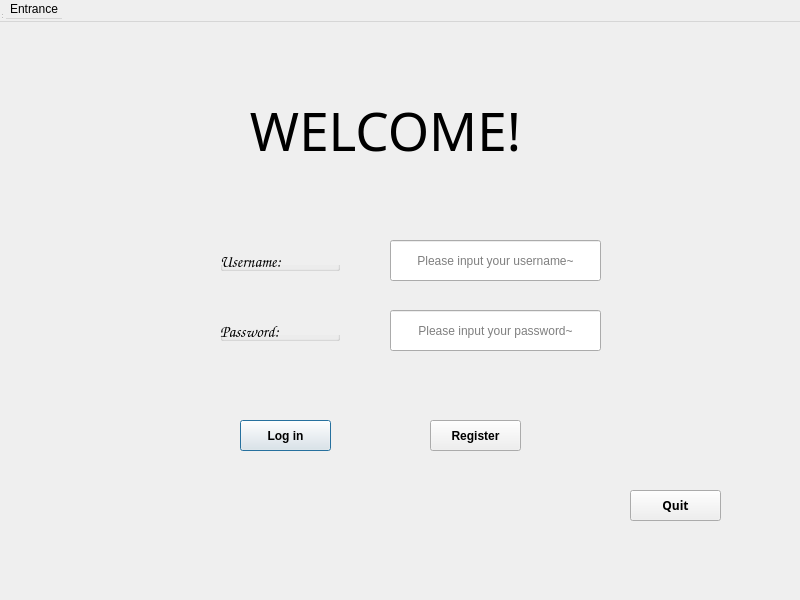
<?xml version="1.0" encoding="UTF-8"?>
<ui version="4.0">
 <class>loginDlg</class>
 <widget class="QDialog" name="loginDlg">
  <property name="windowModality">
   <enum>Qt::WindowModal</enum>
  </property>
  <property name="geometry">
   <rect>
    <x>0</x>
    <y>0</y>
    <width>800</width>
    <height>600</height>
   </rect>
  </property>
  <property name="windowTitle">
   <string>MainWindow</string>
  </property>
  <widget class="QWidget" name="centralwidget" native="true">
   <property name="geometry">
    <rect>
     <x>0</x>
     <y>0</y>
     <width>941</width>
     <height>591</height>
    </rect>
   </property>
   <widget class="QPushButton" name="Login">
    <property name="geometry">
     <rect>
      <x>240</x>
      <y>420</y>
      <width>91</width>
      <height>31</height>
     </rect>
    </property>
    <property name="font">
     <font>
      <family>System</family>
      <bold>true</bold>
     </font>
    </property>
    <property name="text">
     <string>Log in</string>
    </property>
   </widget>
   <widget class="QPushButton" name="Register">
    <property name="geometry">
     <rect>
      <x>430</x>
      <y>420</y>
      <width>91</width>
      <height>31</height>
     </rect>
    </property>
    <property name="font">
     <font>
      <family>System</family>
      <bold>true</bold>
     </font>
    </property>
    <property name="text">
     <string>Register</string>
    </property>
   </widget>
   <widget class="QLabel" name="label">
    <property name="geometry">
     <rect>
      <x>230</x>
      <y>70</y>
      <width>311</width>
      <height>121</height>
     </rect>
    </property>
    <property name="font">
     <font>
      <family>MV Boli</family>
      <pointsize>40</pointsize>
     </font>
    </property>
    <property name="text">
     <string>WELCOME!</string>
    </property>
    <property name="alignment">
     <set>Qt::AlignCenter</set>
    </property>
   </widget>
   <widget class="QGroupBox" name="groupBox">
    <property name="geometry">
     <rect>
      <x>220</x>
      <y>250</y>
      <width>120</width>
      <height>21</height>
     </rect>
    </property>
    <property name="font">
     <font>
      <family>Comic Sans MS</family>
      <pointsize>12</pointsize>
     </font>
    </property>
    <property name="title">
     <string>Username:</string>
    </property>
   </widget>
   <widget class="QGroupBox" name="groupBox_2">
    <property name="geometry">
     <rect>
      <x>220</x>
      <y>320</y>
      <width>120</width>
      <height>21</height>
     </rect>
    </property>
    <property name="font">
     <font>
      <family>Comic Sans MS</family>
      <pointsize>12</pointsize>
     </font>
    </property>
    <property name="title">
     <string>Password:</string>
    </property>
   </widget>
   <widget class="QPushButton" name="Quit">
    <property name="geometry">
     <rect>
      <x>630</x>
      <y>490</y>
      <width>91</width>
      <height>31</height>
     </rect>
    </property>
    <property name="font">
     <font>
      <family>Rockwell Extra Bold</family>
      <bold>true</bold>
     </font>
    </property>
    <property name="text">
     <string>Quit</string>
    </property>
   </widget>
   <widget class="QLineEdit" name="Inputusername">
    <property name="geometry">
     <rect>
      <x>390</x>
      <y>240</y>
      <width>211</width>
      <height>41</height>
     </rect>
    </property>
    <property name="alignment">
     <set>Qt::AlignCenter</set>
    </property>
    <property name="placeholderText">
     <string>Please input your username~</string>
    </property>
    <property name="cursorMoveStyle">
     <enum>Qt::LogicalMoveStyle</enum>
    </property>
   </widget>
   <widget class="QLineEdit" name="Inputpassword">
    <property name="geometry">
     <rect>
      <x>390</x>
      <y>310</y>
      <width>211</width>
      <height>41</height>
     </rect>
    </property>
    <property name="alignment">
     <set>Qt::AlignCenter</set>
    </property>
    <property name="placeholderText">
     <string>Please input your password~</string>
    </property>
   </widget>
  </widget>
  <widget class="QMenuBar" name="menubar">
   <property name="geometry">
    <rect>
     <x>0</x>
     <y>0</y>
     <width>800</width>
     <height>22</height>
    </rect>
   </property>
   <widget class="QMenu" name="menuEntrance">
    <property name="title">
     <string>Entrance</string>
    </property>
   </widget>
   <addaction name="menuEntrance"/>
  </widget>
  <widget class="QStatusBar" name="statusbar">
   <property name="geometry">
    <rect>
     <x>0</x>
     <y>0</y>
     <width>3</width>
     <height>20</height>
    </rect>
   </property>
  </widget>
 </widget>
 <resources/>
 <connections/>
</ui>
